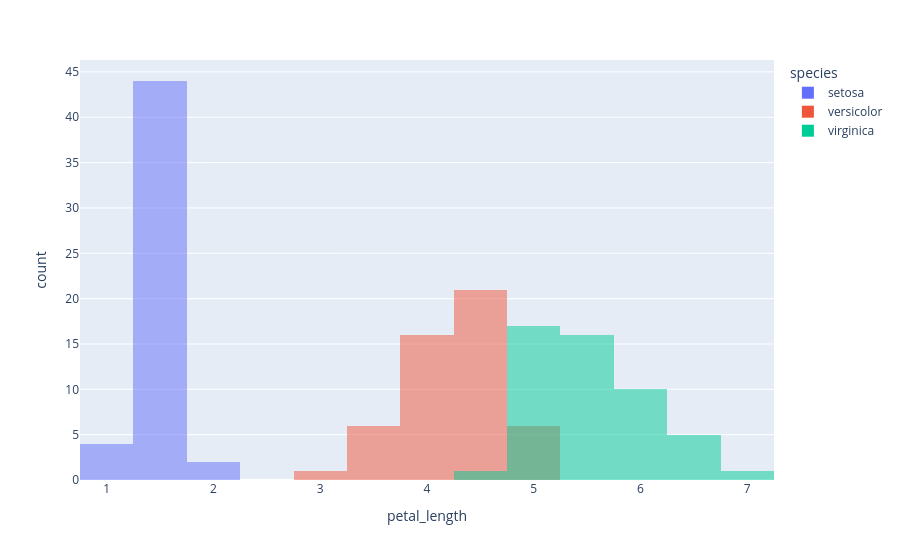

The code cell stored with this chart in its notebook:
### Code cell
fig  = px.histogram(df, x= 'petal_length', color = 'species', barmode = 'overlay')
fig

### Figure 1 — Plotly figure (JSON) as saved in the notebook; plotly's stock layout.template omitted (floating-point values rounded to 4 significant figures)
{"data": [{"bingroup": "x", "hovertemplate": "species=setosa<br>petal_length=%{x}<br>count=%{y}<extra></extra>", "legendgroup": "setosa", "marker": {"color": "#636efa", "opacity": 0.5, "pattern": {"shape": ""}}, "name": "setosa", "orientation": "v", "showlegend": true, "type": "histogram", "x": [1.4, 1.4, 1.3, 1.5, 1.4, 1.7, 1.4, 1.5, 1.4, 1.5, 1.5, 1.6, 1.4, 1.1, 1.2, 1.5, 1.3, 1.4, 1.7, 1.5, 1.7, 1.5, 1.0, 1.7, 1.9, 1.6, 1.6, 1.5, 1.4, 1.6, 1.6, 1.5, 1.5, 1.4, 1.5, 1.2, 1.3, 1.5, 1.3, 1.5, 1.3, 1.3, 1.3, 1.6, 1.9, 1.4, 1.6, 1.4, 1.5, 1.4], "xaxis": "x", "yaxis": "y"}, {"bingroup": "x", "hovertemplate": "species=versicolor<br>petal_length=%{x}<br>count=%{y}<extra></extra>", "legendgroup": "versicolor", "marker": {"color": "#EF553B", "opacity": 0.5, "pattern": {"shape": ""}}, "name": "versicolor", "orientation": "v", "showlegend": true, "type": "histogram", "x": [4.7, 4.5, 4.9, 4.0, 4.6, 4.5, 4.7, 3.3, 4.6, 3.9, 3.5, 4.2, 4.0, 4.7, 3.6, 4.4, 4.5, 4.1, 4.5, 3.9, 4.8, 4.0, 4.9, 4.7, 4.3, 4.4, 4.8, 5.0, 4.5, 3.5, 3.8, 3.7, 3.9, 5.1, 4.5, 4.5, 4.7, 4.4, 4.1, 4.0, 4.4, 4.6, 4.0, 3.3, 4.2, 4.2, 4.2, 4.3, 3.0, 4.1], "xaxis": "x", "yaxis": "y"}, {"bingroup": "x", "hovertemplate": "species=virginica<br>petal_length=%{x}<br>count=%{y}<extra></extra>", "legendgroup": "virginica", "marker": {"color": "#00cc96", "opacity": 0.5, "pattern": {"shape": ""}}, "name": "virginica", "orientation": "v", "showlegend": true, "type": "histogram", "x": [6.0, 5.1, 5.9, 5.6, 5.8, 6.6, 4.5, 6.3, 5.8, 6.1, 5.1, 5.3, 5.5, 5.0, 5.1, 5.3, 5.5, 6.7, 6.9, 5.0, 5.7, 4.9, 6.7, 4.9, 5.7, 6.0, 4.8, 4.9, 5.6, 5.8, 6.1, 6.4, 5.6, 5.1, 5.6, 6.1, 5.6, 5.5, 4.8, 5.4, 5.6, 5.1, 5.1, 5.9, 5.7, 5.2, 5.0, 5.2, 5.4, 5.1], "xaxis": "x", "yaxis": "y"}], "layout": {"barmode": "overlay", "legend": {"title": {"text": "species"}, "tracegroupgap": 0}, "margin": {"t": 60}, "xaxis": {"anchor": "y", "domain": [0, 1], "title": {"text": "petal_length"}}, "yaxis": {"anchor": "x", "domain": [0, 1], "title": {"text": "count"}}}}
